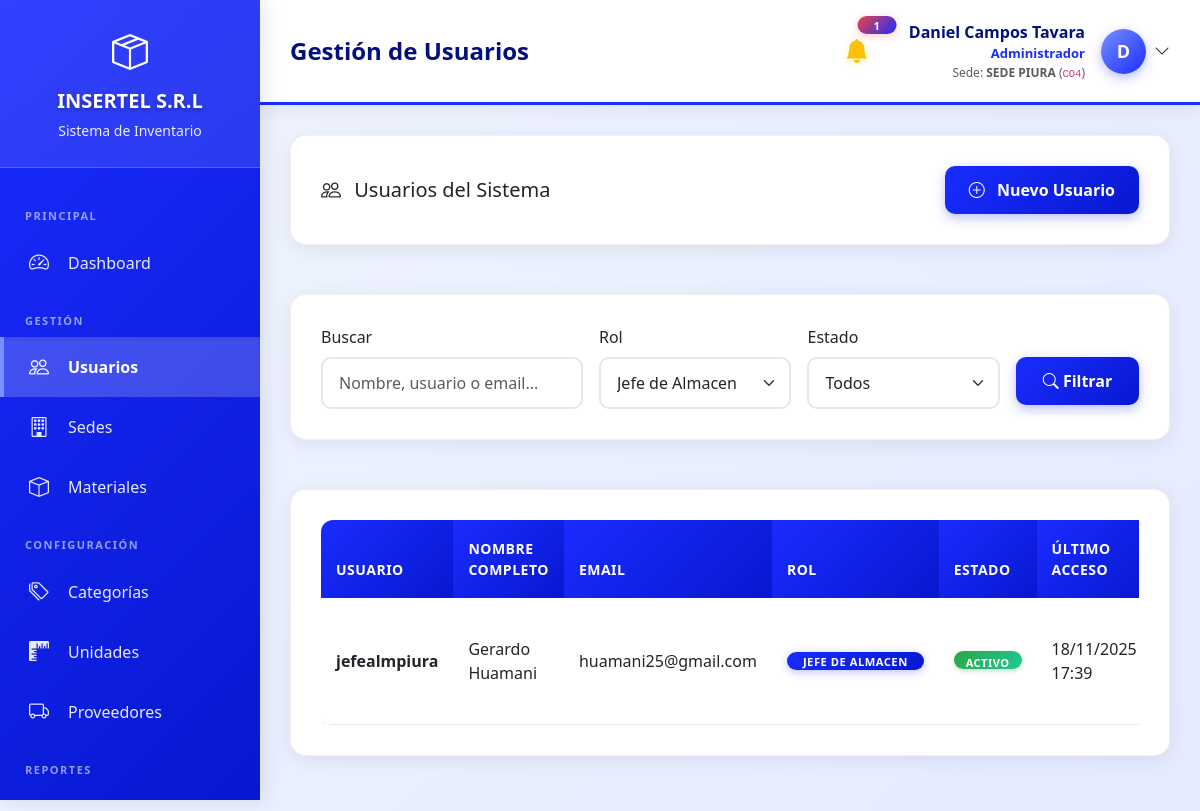
The app's page /views/admin/usuarios.php?rol_id=2 (signed in), older data.
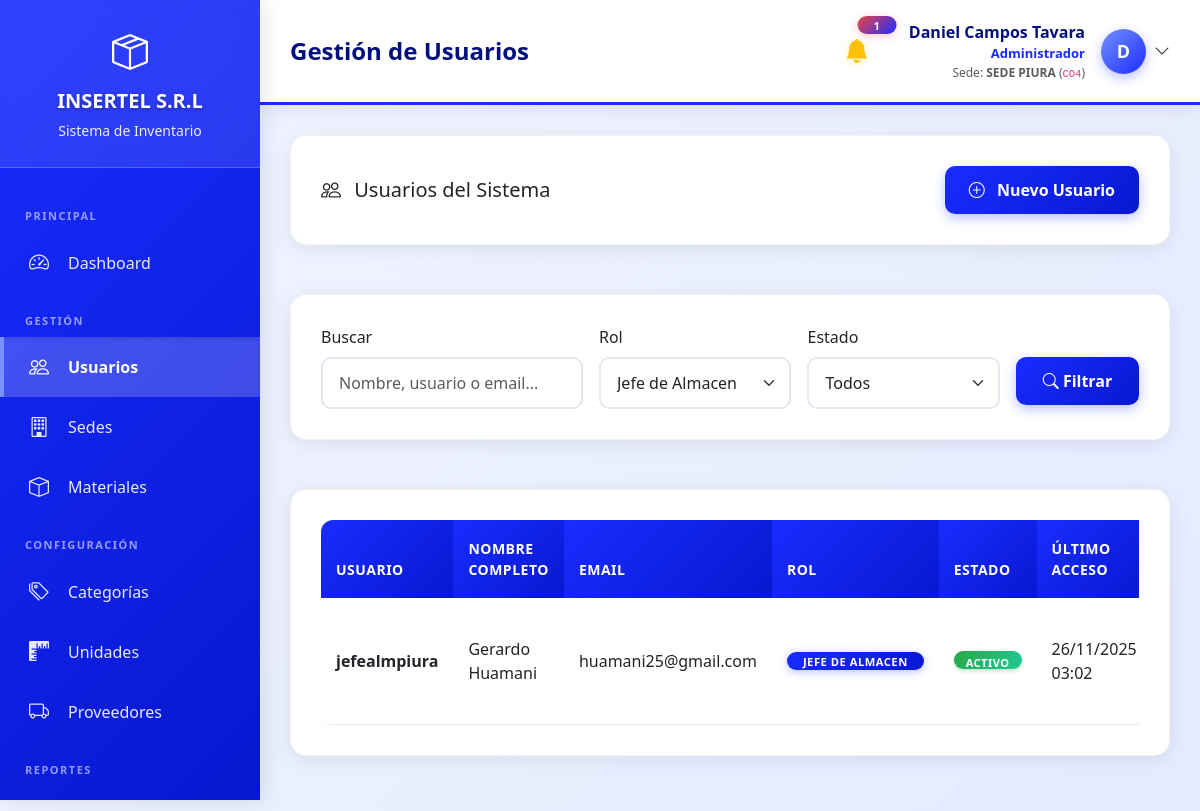
The same page, newer data.
### tables this page shows
CREATE TABLE `usuarios` (
  `id` int(11) NOT NULL,
  `username` varchar(50) NOT NULL,
  `password` varchar(255) NOT NULL,
  `nombre_completo` varchar(150) NOT NULL,
  `email` varchar(100) DEFAULT NULL,
  `telefono` varchar(20) DEFAULT NULL,
  `imagen_perfil` varchar(255) DEFAULT NULL,
  `rol_id` int(11) NOT NULL,
  `sede_id` int(11) DEFAULT NULL,
  `estado` enum('activo','inactivo') DEFAULT 'activo',
  `ultimo_acceso` datetime DEFAULT NULL,
  `created_at` timestamp NOT NULL DEFAULT current_timestamp(),
  `updated_at` timestamp NOT NULL DEFAULT current_timestamp() ON UPDATE current_timestamp()
);

CREATE TABLE `roles` (
  `id` int(11) NOT NULL,
  `nombre` varchar(50) NOT NULL,
  `descripcion` text DEFAULT NULL,
  `created_at` timestamp NOT NULL DEFAULT current_timestamp()
);

### models/User.php (called while the page is built, shortened)
<?php
class User
{
    private $conn;
    private $table_name = "usuarios";
    public function __construct($db)
    {
        $this->conn = $db;
    }
    public function obtenerTodos($filtros = [])
    {
        $where = ["1=1"];
        $params = [];
        if (isset($_SESSION['sede_id'])) {
            $where[] = "u.sede_id = :sede_id";
            $params[':sede_id'] = $_SESSION['sede_id'];
        }
        if (!empty($filtros['rol_id'])) {
            $where[] = "u.rol_id = :rol_id";
            $params[':rol_id'] = $filtros['rol_id'];
        }
        $query = "SELECT u.*, r.nombre as rol_nombre, s.nombre as sede_nombre
                  FROM " . $this->table_name . " u
                  LEFT JOIN roles r ON u.rol_id = r.id
                  LEFT JOIN sedes s ON u.sede_id = s.id
                  WHERE " . implode(' AND ', $where) . "
                  ORDER BY u.created_at DESC";
        $stmt = $this->conn->prepare($query);
        foreach ($params as $key => $value) {
            $stmt->bindValue($key, $value);
        }
        $stmt->execute();
        return $stmt->fetchAll(PDO::FETCH_ASSOC);
    }
}

### config/functions.php (called while the page is built, shortened)
<?php
function formatearFechaHora($fecha, $formato = 'd/m/Y H:i')
{
    $date = new DateTime($fecha);
    return $date->format($formato);
}
function getBadgeEstado($estado)
{
    $badges = [
        'activo' => 'success text-white badge-activo-override',
        'inactivo' => 'danger text-white badge-inactivo-override',
        'pendiente' => 'warning text-dark',
        'aprobada' => 'info text-white',
        'rechazada' => 'danger text-white',
        'completada' => 'success text-white'
    ];
    return $badges[$estado] ?? 'secondary text-white';
}

### views/admin/usuarios.php (the view, shortened to what the changed rows need)
<?php
require_once '../../config/functions.php';
require_once '../../models/User.php';
$database = new Database();
$db = $database->getConnection();
$userModel = new User($db);
$filtros = [];
if (!empty($_GET['rol_id'])) {
    $filtros['rol_id'] = (int)$_GET['rol_id'];
}
$usuarios = $userModel->obtenerTodos($filtros);
include '../layouts/header.php';
?>
<div class="row">
    <div class="col-12">
        <div class="content-card">
            <div class="table-responsive">
                <table class="table table-hover">
                    <thead>
                        <tr>
                            <th>Usuario</th>
                            <th>Nombre Completo</th>
                            <th>Email</th>
                            <th>Rol</th>
                            <th>Estado</th>
                            <th>Último Acceso</th>
                        </tr>
                    </thead>
                    <tbody>
                        <?php if (empty($usuarios)): ?>
                            <tr>
                                <td colspan="7" class="text-center text-muted py-4">
                                    No se encontraron usuarios
                                </td>
                            </tr>
                        <?php else: ?>
                            <?php foreach ($usuarios as $usuario): ?>
                                <tr>
                                    <td><strong><?php echo $usuario['username']; ?></strong></td>
                                    <td><?php echo $usuario['nombre_completo']; ?></td>
                                    <td><?php echo $usuario['email'] ?? '-'; ?></td>
                                    <td><span class="badge bg-primary"><?php echo $usuario['rol_nombre']; ?></span></td>
                                    <td>
                                        <span class="badge bg-<?php echo getBadgeEstado($usuario['estado']); ?>">
                                            <?php echo ucfirst($usuario['estado']); ?>
                                        </span>
                                    </td>
                                    <td><?php echo $usuario['ultimo_acceso'] ? formatearFechaHora($usuario['ultimo_acceso']) : 'Nunca'; ?></td>
                                </tr>
                            <?php endforeach; ?>
                        <?php endif; ?>
                    </tbody>
                </table>
            </div>
        </div>
    </div>
</div>
<?php include '../layouts/footer.php'; ?>

Row changes from the older to the newer data that the page shows:
changed usuarios "jefealmpiura": ultimo_acceso "18/11/2025 17:39" → "26/11/2025 03:02"
